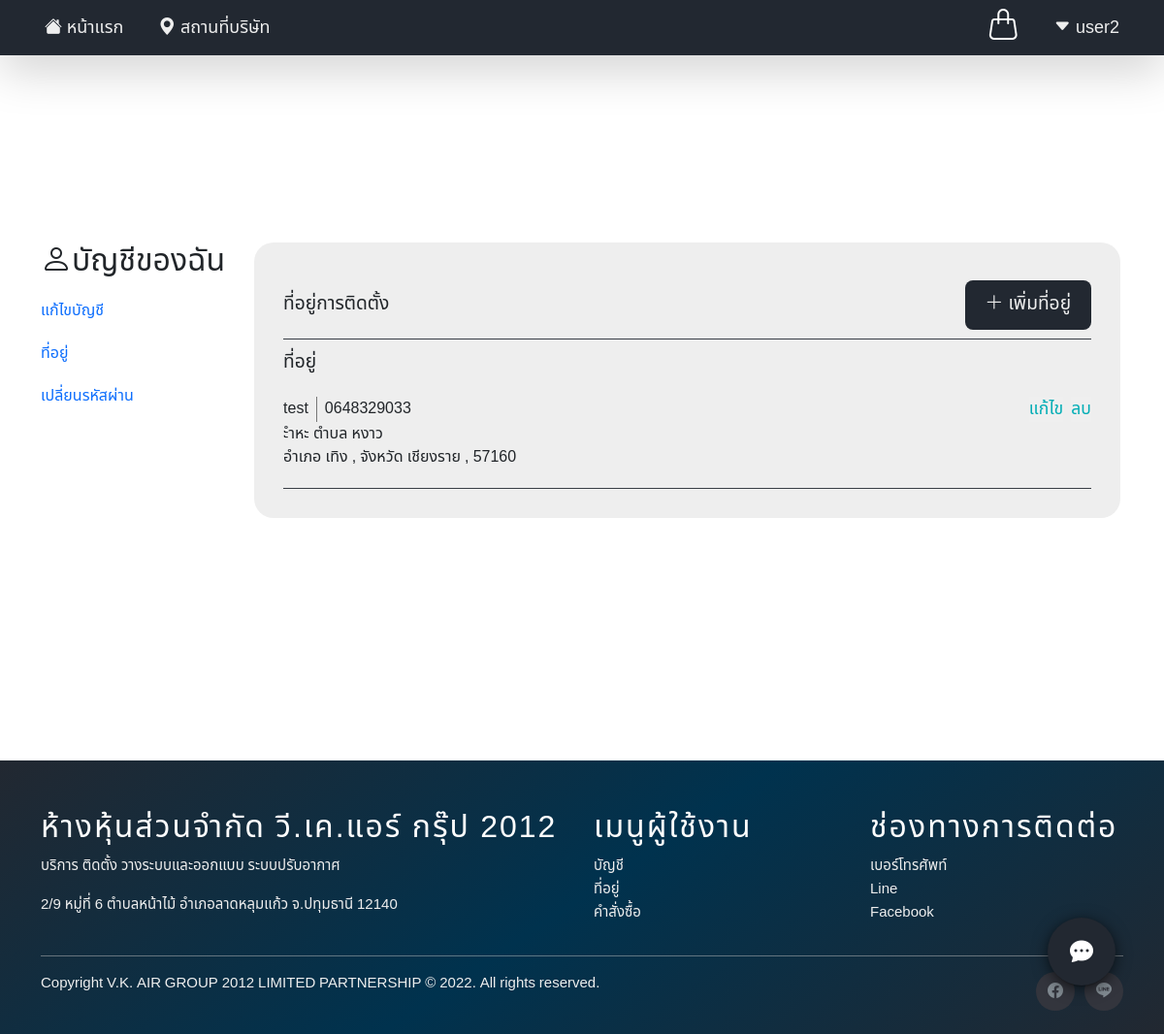
The page /address.php (signed in) on the database its author committed.
### tables this page shows
CREATE TABLE `users` (
  `user_id` int(11) NOT NULL,
  `unique_id` int(255) NOT NULL,
  `name` varchar(255) NOT NULL,
  `email` varchar(255) NOT NULL,
  `password` varchar(255) NOT NULL,
  `number` varchar(255) NOT NULL,
  `urole` varchar(255) NOT NULL
);

CREATE TABLE `address` (
  `address_id` int(11) NOT NULL,
  `name` varchar(255) NOT NULL,
  `number` varchar(255) NOT NULL,
  `sub_district` varchar(255) NOT NULL,
  `district` varchar(255) NOT NULL,
  `province` varchar(255) NOT NULL,
  `postcode` varchar(255) NOT NULL,
  `details` varchar(255) DEFAULT NULL,
  `user_id` int(11) NOT NULL
);

### address.php (the view, shortened to what this page needs)
<?php
require_once 'config/connection.php';
?>
<!DOCTYPE html>
<html lang="en">
<head>
  <link rel="stylesheet" href="duct.css">
  <link href="https://cdn.jsdelivr.net/npm/bootstrap@5.2.0/dist/css/bootstrap.min.css" rel="stylesheet"
>
  <link rel="stylesheet" href="https://cdn.jsdelivr.net/npm/bootstrap-icons@1.9.1/font/bootstrap-icons.css">
  <link rel="stylesheet"
    href="https://earthchie.github.io/jquery.Thailand.js/jquery.Thailand.js/dist/jquery.Thailand.min.css">
</head>
<body>
  <?php
  require_once('navbar.php');
  ?>
  <?php
  require_once('config/connection.php');
  ?>
  <div style="height:250px;"></div>
  <div class="container d-flex" style="min-width:350px">
    <div class="menuinfo">
      <h2 class="bi bi-person">บัญชีของฉัน</h2>
      <div style="margin-top:20px;"> <a href="account.php">แก้ไขบัญชี</a></div>
      <div style="margin-top:20px;"><a href="address.php">ที่อยู่</a></div>
      <div style="margin-top:20px;"><a href="password.php">เปลี่ยนรหัสผ่าน</a></div>
    </div>
    <div class="info">
      <div class="contentheader">
        <div style="font-size: 1.2rem; flex: 1 1 0%;">ที่อยู่การติดตั้ง</div>
        <button class="showbtn" id="toaddress"><i class="bi bi-plus-lg"></i> เพิ่มที่อยู่</button>
      </div>
      <div style="font-size: 1.2rem;">ที่อยู่</div>
      <?php
      $iduser = $_SESSION['user_login'];
      foreach ($conn->query("SELECT * FROM address WHERE user_id = $iduser") as $rows1) {
        $addressname = $rows1['name'];
        $addressnumber = $rows1['number'];
        $addresssub = $rows1['sub_district'];
        $addressdistrict = $rows1['district'];
        $addressprovince = $rows1['province'];
        $addresspostcode = $rows1['postcode'];
        $addressdetails = $rows1['details'];
        $address_id = $rows1['address_id'];
        ?>
        <div class="infoaddress">
          <div>
            <div class="infoaddress1">
              <div>
                <?php echo $addressname ?>
              </div>
              <div style="flex: 1 1 0%;">
                <?php echo $addressnumber ?>
              </div>
              <div style="display:flex;">
                <button class="infoedit" data-bs-toggle="modal" data-bs-target=#Modal<?php echo $address_id ?>
                  data-bs-whatever=<?php echo $address_id ?>>แก้ไข</button>
                <button class="infoedit delete" data-id=<?php echo $address_id ?>>ลบ</button>
              </div>
            </div>
            <div>
              <span>
                <?php echo $addressdetails ?>
              </span>
              <span>ตำบล
                <?php echo $addresssub ?>
              </span>
            </div>
            <div>
              <span>อำเภอ
                <?php echo $addressdistrict ?>
              </span>
              <span> , จังหวัด
                <?php echo $addressprovince ?>
              </span>
              <span> ,
                <?php echo $addresspostcode ?>
              </span>
            </div>
          </div>
        </div>
        <?php
      }
      ?>
    </div>
  </div>
  <div style="height:250px;"></div>
  <?php
  require_once('footer.php');
  ?>
  <?php
  if (isset($_SESSION['user_login'])) {
    require_once('chat-box.php');
  }
  ?>
</body>
</html>

### navbar.php (shortened to what this page needs)
<nav class="navbar navbar-expand-sm navcolor position-fixed py-0 shadow-lg p-3 mb-5 bg-body-tertiary">
  <div class="container-fluid">
    <div class="collapse navbar-collapse" id="navbarTogglerDemo02">
    <ul class="navbar-nav me-auto mb-2 mb-lg-0">
        <li class="nav-item"><a class="bi bi-house-fill dropbtn" href="home.php"> หน้าแรก</a></li>
        <li class="nav-item"><a class="bi bi-geo-alt-fill dropbtn" href="location.php"> สถานที่บริษัท</a></li>
    </ul>
                  <?php
                      if (isset($_SESSION['user_login'])) {
                        $iduser = $_SESSION['user_login'];
                        $stmt = $conn->prepare("SELECT * FROM users WHERE user_id = $iduser");
                        $stmt->execute();
                        $rows = $stmt->fetch(PDO::FETCH_ASSOC);
                        $username = $rows['name'];
                  ?>
                      <a class="position-relative mx-2" href="cart.php"><h2 style="color:white; margin-right:10px;" class="bi bi-handbag d-inline-flex"></h2></a>
                      <div class="d-flex">
                        <div class="dropdown">
                        <button onclick="usedropdown()" class="dropbtn bi bi-caret-down-fill"> <?php echo $username?></button>
                      </div>
                  <?php  }
                  ?>
    </div>
  </div>
</nav>

### duct.css (style rules this page uses)
:root { --black:#222831; --soft-black:#393E46; --gray:#EEEEEE; --teal:#00ADB5; --box-shadow:0 .5rem 1rem rgba(0,0,0,.1); --border:.1rem solid rgba(0,0,0,.1); }
* { margin: 0; padding: 0; box-sizing: border-box; outline: none; border:none; transition: .2s linear; text-decoration: none; }
a { text-decoration: none; }
li { list-style: none; }
.navcolor { background-color:var(--black); color: #fff; width: 100%; z-index: 2; }
.dropbtn { background-color:transparent; color: var(--gray); font-size: 18px; padding: 15px 18px; border-radius: 10px; }
.dropdown { float: right; position: relative; display: inline-block; }
.menuinfo { margin-right: 30px; }
.info { background-color: var(--gray); border-radius: 20px; width: 80%; padding: 30px; }
.contentheader { border-bottom: 1px solid var(--soft-black); height: 70px; box-sizing: border-box; display: flex; align-items: center; margin-bottom: 10px; }
.showbtn { display: inline-block; padding:.7rem 1.3rem; background:var(--black); color:var(--gray); cursor: pointer; font-size: 1.2rem; border-radius: .5rem; font-weight: 500; text-align: center; }
.infoaddress { padding: 20px 0px; border-bottom: 1px solid var(--soft-black); }
.infoaddress1 { display: flex; }
.infoedit { margin-left: 8px; font-size: 1.1rem; color: var(--teal); cursor: pointer; }

### address.php (style rules this page uses)
body { font-family: 'Noto Sans Thai', sans-serif; }
a { text-decoration: none; }

### rows shown on the page
users: name "user2"
address: name "test", number "0648329033", details "ะำหะ", sub_district "หงาว", district "เทิง", province "เชียงราย", postcode "57160"
